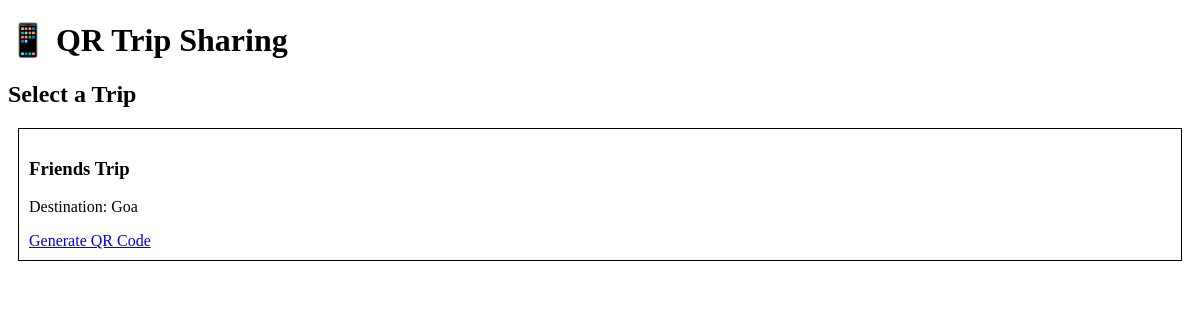
The app's page /qr_share, older data.
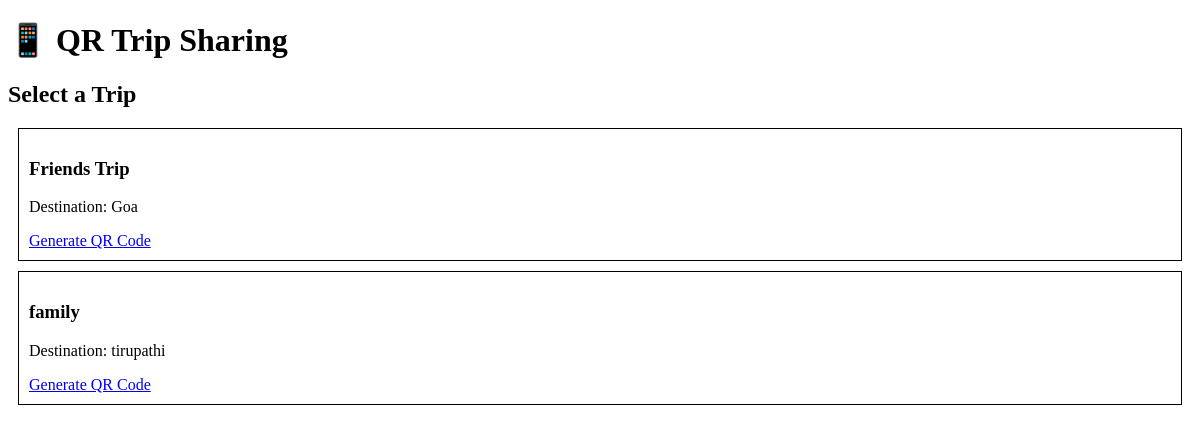
The same page, newer data.
### app.py (models this page shows)
class Trip(db.Model):
    id = db.Column(db.Integer, primary_key=True)
    trip_name = db.Column(db.String(100), nullable=False)
    destination = db.Column(db.String(100), nullable=False)
    start_date = db.Column(db.String(20), nullable=False)
    end_date = db.Column(db.String(20), nullable=False)
    notes = db.Column(db.Text)

### app.py (the view)
@app.route('/qr_share')
def qr_share():
    trips = Trip.query.all()
    return render_template(
        'qr_share.html',
        trips=trips
    )

### templates/qr_share.html (shortened to what this page needs)
<!DOCTYPE html>
<html>
<head>
</head>
<body>
<h1>📱 QR Trip Sharing</h1>
<h2>Select a Trip</h2>
{% for trip in trips %}
<div style="border:1px solid black;padding:10px;margin:10px;">
    <h3>{{ trip.trip_name }}</h3>
    <p>Destination: {{ trip.destination }}</p>
    <a href="{{ url_for('generate_qr', trip_id=trip.id) }}">
        Generate QR Code
    </a>
</div>
{% endfor %}
</body>
</html>

Row changes from the older to the newer data that the page shows:
added Trip: trip_name "family", destination "tirupathi"
